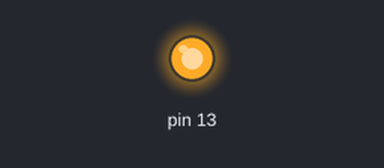
The sketch below on a simulated Arduino Nano, built with avr-gcc and run on an emulated ATmega328P. Shown: output pins drawn as LEDs (lit = HIGH). No radio packets arrive unless stated; what the sketch prints to the serial monitor is not drawn.

Above: at 0.1 s.
Timing chart, 0 to 1.6 s (numbered marks = the images above):
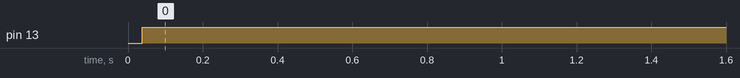

The sketch:

handheld_controller_code.ino
```cpp
/* Handheld Controller Code
 * Aristos Athens
 * Began March 2018
 *
 * Arduino Nano Connections
 *  Joystick:
 *
 *  Buttons:
 *    Button1 - D8
 *    Button2 - D9
 *    Button3 - D10
 *    Button4 - D11
 *  Wireless Transmitter:
 *    VCC - 5V
 *    GND - GND
 *    Data - D12
 *  LED:
 *    LED - D13
*/

/* -----------------------------------------------------------------------------------------------------------------------
 * Includes, Variables, Defines, Prototypes
 * -----------------------------------------------------------------------------------------------------------------------*/

//Includes
#include <VirtualWire.h>                 //This is a library that handles details of wireless RF communication.
#include <stdlib.h>                      //Use this for string/int conversion functions

//Defines
#define LED_ON PORTB |= B00100000;                      //Turn LED on.
#define LED_OFF PORTB |= B00000000;                     //Turn LED off.

#define TRANSMITTER_PIN 12

#define READ_X_ANALOG PINC & B00000001                  //A0
#define READ_Y_ANALOG PINC & B00000010                  //A1
#define READ_Z_ANALOG PINC & B00000100                  //A2

#define READ_BUTTON_1 PINB & B00000001                  //D8
#define READ_BUTTON_2 PINB & B00000010                  //D9
#define READ_BUTTON_3 PINB & B00000100                  //D10
#define READ_BUTTON_4 PINB & B00001000                  //D11
#define READ_BUTTON_5 PIND & B01000000                  //D6
#define READ_BUTTON_6 PIND & B10000000                  //D7

//Global Variables
long loop_timer;

/* -----------------------------------------------------------------------------------------------------------------------
 * setup() and loop()
 * -----------------------------------------------------------------------------------------------------------------------*/

void setup() {
  Serial.begin(9600);                    // Debugging only
  Serial.println("Beginning setup...");
  init_transmitter();
  init_pins();
  Serial.println("Exiting setup...");
}

void loop() {
  static uint8_t data[4];
  read_data(data);
  transmit_data(data);
  wait();
}

/* -----------------------------------------------------------------------------------------------------------------------
 * Init Pins
 * -----------------------------------------------------------------------------------------------------------------------*/

void init_pins(){
  //Pins default as inputs. No action necessary for those
  DDRB |= B00110000;                                                    //Set pin D12 (LED) and D13(transmitter) as outputs
}

/* -----------------------------------------------------------------------------------------------------------------------
 * Transmitter
 * -----------------------------------------------------------------------------------------------------------------------*/

void init_transmitter(){
  vw_set_tx_pin(TRANSMITTER_PIN);
  vw_set_ptt_inverted(true);            // Required for DR3100
  vw_setup(2000);                       // Bits per sec
}

void read_data(uint8_t data[]){
  data[0] = (uint8_t) 63; //READ_X_ANALOG;
  data[1] = (uint8_t) 21; //READ_Y_ANALOG;
  data[2] = (uint8_t) 74; //READ_Z_ANALOG;
  data[3] = (uint8_t) 29; //(READ_BUTTON_1 | READ_BUTTON_2 << 1 | READ_BUTTON_3 << 2 | READ_BUTTON_4 << 3);
  Serial.print("data[0] is: ");
  Serial.println((int)data[0]);
  Serial.print("data[1] is: ");
  Serial.println((int)data[1]);
  Serial.print("data[2] is: ");
  Serial.println((int)data[2]);
  Serial.print("data[3] is: ");
  Serial.println((int)data[3]);
}

void transmit_data(uint8_t data[]){
  LED_ON;
  vw_send((byte *)data, (uint8_t) 2*sizeof(data));
  vw_wait_tx();                         // Wait for message to finish
  LED_OFF;
}

void wait(){
  while(micros() - loop_timer < 4000);                                 //Wait until the loop_timer reaches 4000us (250Hz) before starting the next loop
  loop_timer = micros();                                               //Reset the loop timer
}
```

Measured:
- by itself, pin 13: LOW → HIGH at 0.04 s
